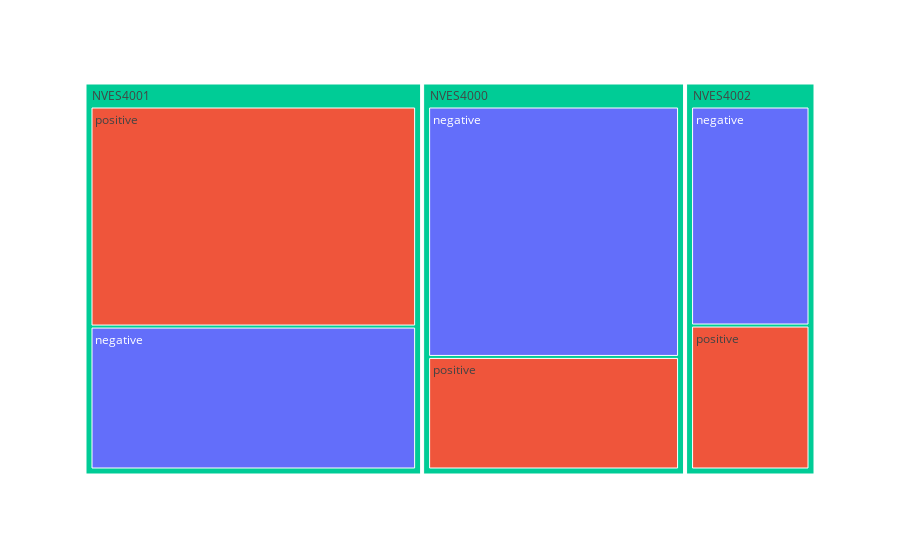

The notebook cell saved with this chart:
### Code cell
ax= px.treemap(df,path=["question_code",'sentiment'],color='sentiment')
ax.show()

### Figure 1 — Plotly figure (JSON) as saved in the notebook; plotly's stock layout.template omitted (floating-point values rounded to 4 significant figures)
{"data": [{"branchvalues": "total", "customdata": [["negative"], ["positive"], ["(?)"], ["negative"], ["negative"], ["positive"], ["positive"], ["(?)"], ["(?)"]], "domain": {"x": [0, 1], "y": [0, 1]}, "hovertemplate": "labels=%{label}<br>count=%{value}<br>parent=%{parent}<br>id=%{id}<br>sentiment=%{customdata[0]}<extra></extra>", "ids": ["NVES4000/negative", "NVES4001/positive", "NVES4000", "NVES4001/negative", "NVES4002/negative", "NVES4000/positive", "NVES4002/positive", "NVES4001", "NVES4002"], "labels": ["negative", "positive", "NVES4000", "negative", "negative", "positive", "positive", "NVES4001", "NVES4002"], "marker": {"colors": ["#636efa", "#EF553B", "#00cc96", "#636efa", "#636efa", "#EF553B", "#EF553B", "#00cc96", "#00cc96"]}, "name": "", "parents": ["NVES4000", "NVES4001", "", "NVES4001", "NVES4002", "NVES4000", "NVES4002", "", ""], "type": "treemap", "values": [6765, 7633, 9806, 4957, 2935, 3041, 1929, 12590, 4864]}], "layout": {"legend": {"tracegroupgap": 0}, "margin": {"t": 60}}}
